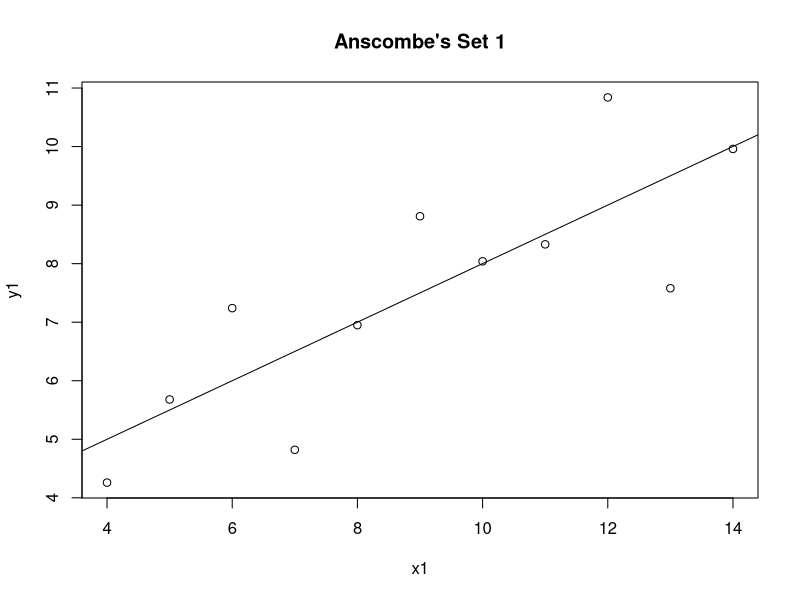
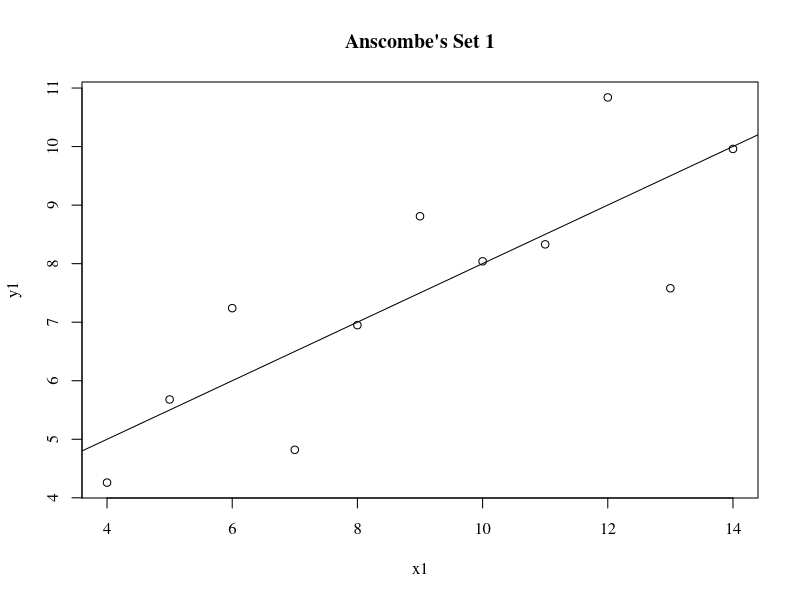

R code for these plots, in order: (Note: this script raises an error after producing the figures.)
lm1 <- lm(y1 ~ x1, data = anscombe)

plot(anscombe$x1, anscombe$y1, xlab = "x1", ylab = "y1",
     main = "Anscombe's Set 1")
abline(lm1)

par(mfrow = c(1, 1), family = "serif")

plot(anscombe$x1, anscombe$y1, xlab = "x1", ylab = "y1",
     main = "Anscombe's Set 1")
abline(lm1)

windowsFonts(Garamond = windowsFont("Garamond"))
par(mfrow = c(1, 1), family = "Garamond")

plot(anscombe$x1, anscombe$y1, xlab = "x1", ylab = "y1",
     main = "Anscombe's Set 1",
     col = "darkblue",
     col.main = "darkblue", col.lab = "gray30", col.axis = "gray30")
abline(lm1, col = "firebrick", lwd = 2)

windowsFonts(Garamond = windowsFont("Garamond"))
par(mfrow = c(1, 1), family = "Garamond")

plot(anscombe$x1, anscombe$y1, xlab = "x1", ylab = "y1",
     main = "Anscombe's Set 1",
     col = "darkblue", pch = "E", cex = 1.3,
     col.main = "darkblue", col.lab = "gray30", col.axis = "gray30")
abline(lm1, col = "firebrick", lwd = 2)
